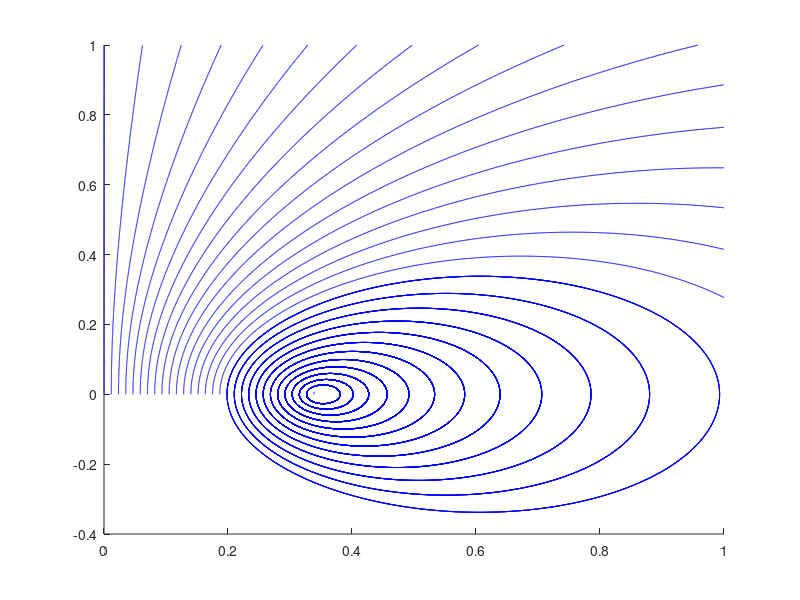

This figure's MATLAB source:
clear;clc;
a=0.35;L=2;
[X,Y]=meshgrid(-1:0.01:1);
XY=X.^2+Y.^2;
Xa=abs(X); Ya=abs(Y);
k2=4*a*Xa./(a^2+XY+2*a*Xa);
[K,E]=ellipke(k2); % 0<=k2<=1
aXY=a^2+XY-2*a*Xa;
aXY=aXY+eps*(aXY==0);
aE1=(a^2-XY)./aXY.*E;
aE2=(a^2+XY)./aXY.*E;
By=1/pi./sqrt(a^2+XY+2*a*Xa).*(aE1+K);
Bx=1/pi*Y./(X+eps*(X==0))./sqrt(a^2+XY+2*a*Xa).*(aE2-K);
vy=0; vx=[1e-4:a/30:a];
[Vx, Vy]=meshgrid(vx,vy);
streamline(X,Y,Bx,By,Vx,Vy);
% hold on;
% streamline(-X,Y,-Bx,By,-Vx,Vy);
% streamline(-X,-Y,-Bx,-By,-Vx,-Vy);
% streamline(X,-Y,Bx,-By,Vx,-Vy);
